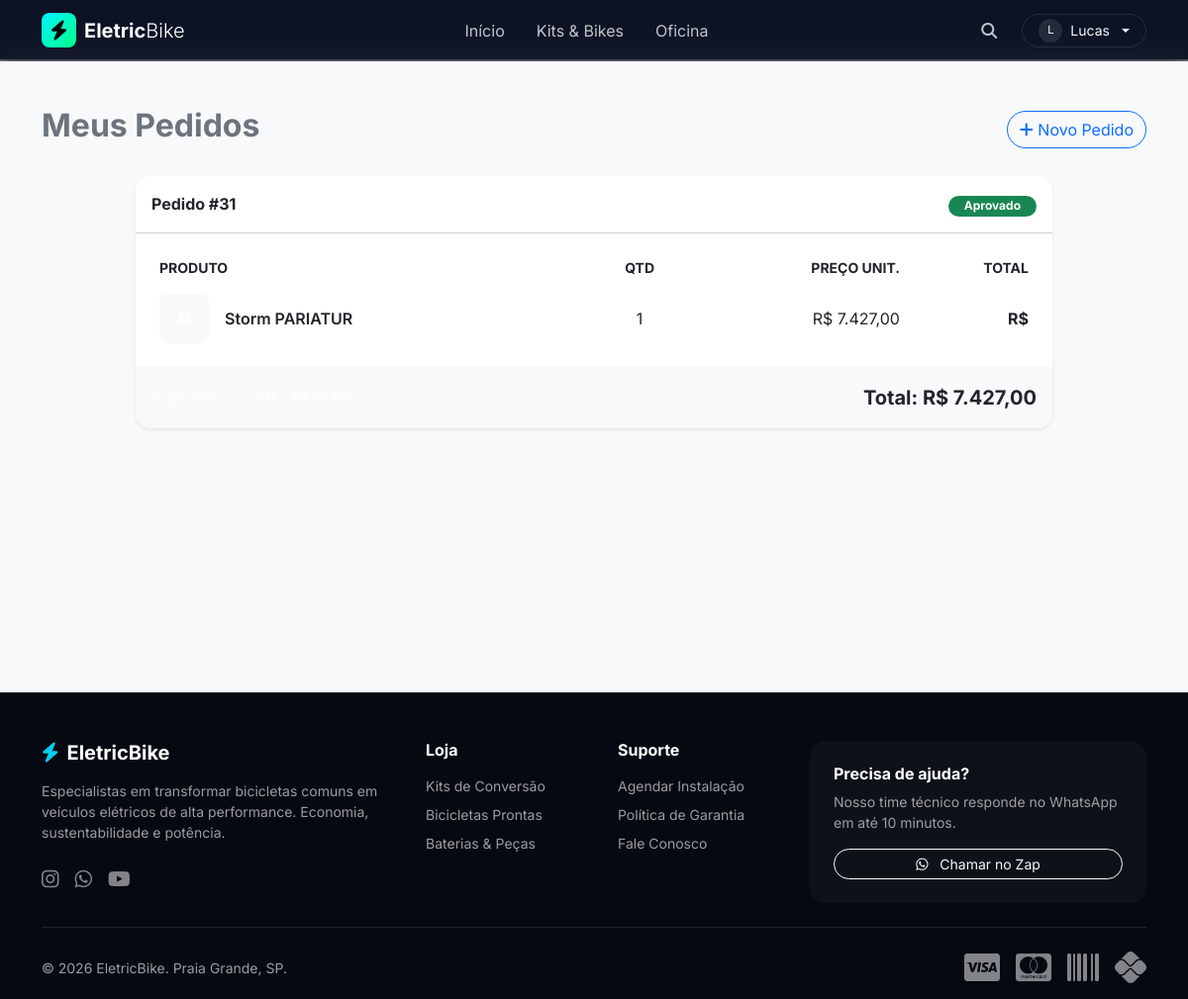
Page /orders/meus-pedidos/ (signed in) on the committed database.
### Accounts/models.py (models this page shows, shortened)
class User(AbstractUser, TimeStampedModel):
    username = None
    email = models.EmailField('Email', unique=True)
    is_client = models.BooleanField("É Cliente?", default=False)
    is_staff_member = models.BooleanField("É da Equipe?", default=False)
    USERNAME_FIELD = 'email'
    REQUIRED_FIELDS = []
    objects = CustomUserManager()

### Orders/models.py (models this page shows, shortened)
class Order(TimeStampedModel):
    STATUS_CHOICES = [
        ('QUOTE', 'Orçamento'),
        ('APPROVED', 'Aprovado'),
        ('IN_PROGRESS', 'Em Andamento'),
        ('READY', 'Pronto'),
        ('FINISHED', 'Finalizado'),
        ('CANCELED', 'Cancelado'),
    ]
    client = models.ForeignKey(Client, on_delete=models.CASCADE, related_name='orders')
    status = models.CharField(max_length=20, choices=STATUS_CHOICES, default='QUOTE')
    total_amount = models.DecimalField("Valor Total", max_digits=10, decimal_places=2, default=0.00)
    class Meta:
        verbose_name = "Pedido"
        verbose_name_plural = "Pedidos"
        ordering = ['-created_at']

class OrderItem(models.Model):
    order = models.ForeignKey(Order, on_delete=models.CASCADE, related_name='items')
    product = models.ForeignKey(Product, on_delete=models.SET_NULL, null=True, related_name='order_items')
    description = models.CharField("Descrição", max_length=150, blank=True)
    quantity = models.PositiveIntegerField("Quantidade", default=1)
    unit_price = models.DecimalField("Preço Unitário", max_digits=10, decimal_places=2, blank=True, null=True)

### Assets/models.py (models this page shows, shortened)
class Product(TimeStampedModel):
    TYPE_CHOICES = [
        ('BIKE', 'Bicicleta Elétrica'),     # Tem quadro, motor, bateria
        ('COMPONENT', 'Peça/Componente'),   # Plugs, Células, Controladores
        ('ACCESSORY', 'Acessório'),         # Capacetes, Trancas
        ('SERVICE', 'Serviço/Mão de Obra'), # Diagnóstico, Montagem
        ('KIT', 'Kit de Conversão'),        # Combo Motor + Bateria
    ]
    OWNERSHIP_CHOICES = [
        ('SHOP', 'Estoque da Loja (Venda)'),
        ('CUSTOMER', 'Pertence ao Cliente (Manutenção)'),
    ]
    CONDITION_CHOICES = [
        ('NEW', 'Novo'),
        ('USED', 'Seminovo/Usado'),
        ('OPEN_BOX', 'Open Box'),
        ('REFURBISHED', 'Recondicionado'),
    ]
    name = models.CharField("Nome", max_length=150)
    slug = models.SlugField(unique=True, blank=True)
    sku = models.CharField("SKU/Código", max_length=50, unique=True, blank=True, null=True, help_text="Código de barras ou interno")
    category = models.ForeignKey(Category, on_delete=models.SET_NULL, null=True, related_name='products')
    product_type = models.CharField("Tipo", max_length=20, choices=TYPE_CHOICES, default='COMPONENT')
    ownership = models.CharField("Propriedade", max_length=10, choices=OWNERSHIP_CHOICES, default='SHOP')
    condition = models.CharField("Condição", max_length=20, choices=CONDITION_CHOICES, default='NEW')
    description = models.TextField("Descrição Detalhada", blank=True)
    short_description = models.CharField("Resumo", max_length=200, blank=True, help_text="Para exibição em cards")
    cost_price = models.DecimalField("Preço de Custo", max_digits=10, decimal_places=2, null=True, blank=True)
    selling_price = models.DecimalField("Preço de Venda", max_digits=10, decimal_places=2, null=True, blank=True)
    stock_quantity = models.IntegerField("Estoque Atual", default=0)
    min_stock_alert = models.IntegerField("Alerta Mínimo", default=2)
    is_active = models.BooleanField(default=True)
    is_featured = models.BooleanField("Destaque na Home", default=False)
    main_image = models.ImageField("Imagem Capa", upload_to='products/main/', null=True, blank=True)

### Orders/views.py (the view)
# urls.py: path('meus-pedidos/', views.client_orders, name='client_orders'),
@login_required
def client_orders(request):
    orders = Order.objects.filter(client__user=request.user).prefetch_related('items__product').order_by('-created_at')
    return render(request, 'public/client_orders.html', {'orders': orders})

### Staff/models.py (called while the page is built)
    @classmethod
    def get_solo(cls):
        obj, created = cls.objects.get_or_create(pk=1)
        return obj

### Templates/public/client_orders.html (shortened to what this page needs)
{% extends 'base.html' %}
{% load humanize %}
{% block content %}
<div class="bg-light py-5" style="min-height: 80vh;">
    <div class="container">
        <div class="d-flex justify-content-between align-items-center mb-4">
            <h2 class="fw-bold text-secondary">Meus Pedidos</h2>
            <a href="{% url 'bike_catalog' %}" class="btn btn-outline-primary rounded-pill">
                <i class="fas fa-plus"></i> Novo Pedido
            </a>
        </div>
        <div class="row">
            <div class="col-md-10 mx-auto">
                {% for order in orders %}
                <div class="card border-0 shadow-sm rounded-4 mb-4 overflow-hidden">
                    <div class="card-header bg-white py-3 d-flex justify-content-between align-items-center">
                        <div>
                            <span class="fw-bold text-dark">Pedido #{{ order.id }}</span>
                            <span class="text-muted small ms-2">Realizado em {{ order.created_at|date:"d/m/Y" }}</span>
                        </div>
                        <div>
                            {% if order.status == 'APPROVED' %}
                                <span class="badge bg-success rounded-pill px-3">Aprovado</span>
                            {% elif order.status == 'PENDING' or order.status == 'QUOTE' %}
                                <span class="badge bg-warning text-dark rounded-pill px-3">Pendente</span>
                            {% elif order.status == 'CANCELED' %}
                                <span class="badge bg-danger rounded-pill px-3">Cancelado</span>
                            {% else %}
                                <span class="badge bg-secondary rounded-pill px-3">{{ order.get_status_display }}</span>
                            {% endif %}
                        </div>
                    </div>
                    <div class="card-body">
                        <div class="table-responsive">
                            <table class="table table-borderless align-middle mb-0">
                                <thead class="text-muted small text-uppercase">
                                    <tr>
                                        <th>Produto</th>
                                        <th class="text-center">Qtd</th>
                                        <th class="text-end">Preço Unit.</th>
                                        <th class="text-end">Total</th>
                                    </tr>
                                </thead>
                                <tbody>
                                    {% for item in order.items.all %}
                                    <tr>
                                        <td>
                                            <div class="d-flex align-items-center">
                                                <div class="bg-light rounded-3 d-flex align-items-center justify-content-center me-3" style="width: 50px; height: 50px; overflow:hidden;">
                                                    {% if item.product.main_image %}
                                                        <img src="{{ item.product.main_image.url }}" style="width:100%; height:100%; object-fit:cover;">
                                                    {% else %}
                                                        <i class="fas fa-box text-muted"></i>
                                                    {% endif %}
                                                </div>
                                                <span class="fw-semibold">{{ item.product.name }}</span>
                                            </div>
                                        </td>
                                        <td class="text-center">{{ item.quantity }}</td>
                                        <td class="text-end">R$ {{ item.unit_price|intcomma }}</td>
                                        <td class="text-end fw-bold text-dark">R$ {{ item.get_total_price|intcomma }}</td>
                                    </tr>
                                    {% endfor %}
                                </tbody>
                            </table>
                        </div>
                    </div>
                    <div class="card-footer bg-light border-0 py-3 d-flex justify-content-between align-items-center">
                        <span class="text-muted small">Pagamento via: <strong class="text-uppercase">{{ order.payment_method|default:"PIX / Cartão" }}</strong></span>
                        <div class="fs-5 fw-bold text-dark">
                            Total: R$ {{ order.total_amount|intcomma }}
                        </div>
                    </div>
                </div>
                {% endfor %}
            </div>
        </div>
    </div>
</div>
{% endblock %}

### Templates/navbar.html (shortened to what this page needs)
{% load static %}
<nav class="navbar navbar-expand-lg fixed-top bg-glass transition-all" id="mainNav">
    <div class="container">
        <a class="navbar-brand d-flex align-items-center gap-2" href="{% url 'home' %}">
            <div style="width: 35px; height: 35px; background: linear-gradient(135deg, var(--primary), var(--secondary)); border-radius: 8px; display: flex; align-items: center; justify-content: center; color: black;">
                <i class="fas fa-bolt"></i>
            </div>
            <span class="fw-bold text-white tracking-tight">Eletric<span class="fw-light">Bike</span></span>
        </a>
        <div class="collapse navbar-collapse" id="navbarNav">
            <ul class="navbar-nav mx-auto mb-2 mb-lg-0">
                <li class="nav-item"><a class="nav-link text-white opacity-75 hover-opacity-100 mx-2" href="{% url 'home' %}">Início</a></li>
                <li class="nav-item"><a class="nav-link text-white opacity-75 hover-opacity-100 mx-2" href="{% url 'bike_catalog' %}">Kits & Bikes</a></li>
                <li class="nav-item"><a class="nav-link text-white opacity-75 hover-opacity-100 mx-2" href="{% url 'services' %}">Oficina</a></li>
            </ul>
            <div class="d-flex align-items-center gap-3">
                <a href="{% url 'bike_catalog' %}" class="btn text-white p-2 opacity-75 hover-opacity-100" title="Buscar">
                    <i class="fas fa-search"></i>
                </a>
                {% if user.is_authenticated %}
                    <div class="dropdown">
                        <button class="btn btn-outline-light rounded-pill px-3 py-1 dropdown-toggle d-flex align-items-center gap-2 border-secondary border-opacity-25" type="button" data-bs-toggle="dropdown">
                            <div class="bg-secondary bg-opacity-25 rounded-circle d-flex align-items-center justify-content-center" style="width: 24px; height: 24px; font-size: 0.7rem;">
                                {{ user.first_name|default:user.email|slice:":1"|upper }}
                            </div>
                            <span class="small">{{ user.first_name|default:"Minha Conta" }}</span>
                        </button>
                    </div>
                {% else %}
                    <a href="{% url 'login' %}" class="text-white text-decoration-none small fw-bold me-2">Login</a>
                    <a href="{% url 'register' %}" class="btn btn-sm btn-neon px-3">Criar Conta</a>
                {% endif %}
            </div>
        </div>
    </div>
</nav>

### Templates/base.html (style rules this page uses)
:root { --primary: #00f2ff; --secondary: #00ff88; --dark-bg: #0b1120; --card-bg: #1e293b; --text-main: #f8fafc; --text-muted: #94a3b8; --glass-border: 1px solid rgba(255, 255, 255, 0.1); --glass-shadow: 0 8px 32px 0 rgba(0, 0, 0, 0.37); --glass-bg: rgba(15, 23, 42, 0.6); --navbar-height: 60px; }
body { font-family: 'Inter', sans-serif; background-color: var(--dark-bg); color: var(--text-main); overflow-x: hidden; -webkit-font-smoothing: antialiased; padding-top: var(--navbar-height); }
body { color: #f1f5f9 !important; }
.text-muted { color: rgba(255, 255, 255, 0.6) !important; }
h1, h2, h3, h4, h5, h6, .h1, .h2, .h3, .h4, .h5, .h6 { color: #ffffff !important; }
a { color: var(--primary); text-decoration: none; transition: 0.3s; }
.bg-glass { background: var(--glass-bg); backdrop-filter: blur(12px); -webkit-backdrop-filter: blur(12px); border-bottom: var(--glass-border); }

### rows in the picture
User: first_name "L", first_name "Lucas"
Order: id "31", status "Aprovado", total_amount "7.427,00"
OrderItem: product.name "Storm PARIATUR", quantity "1", unit_price "7.427,00"
